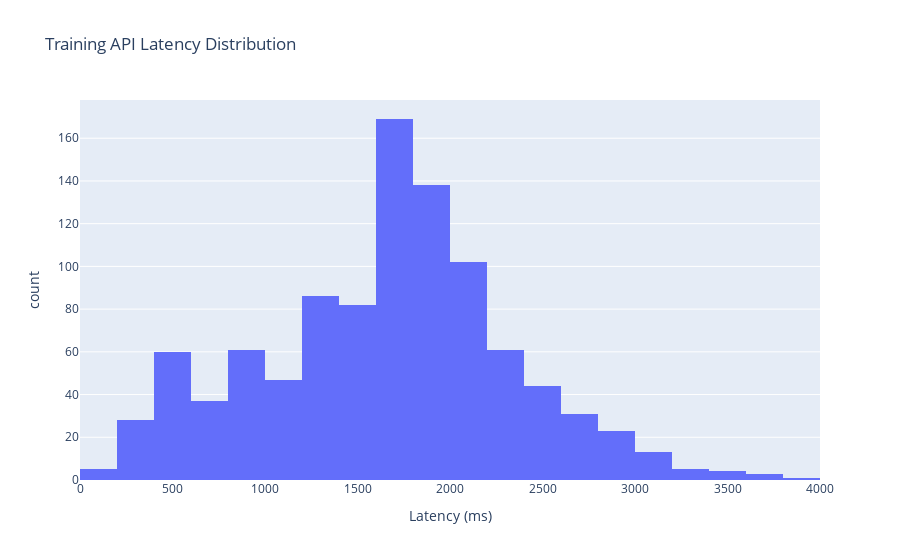
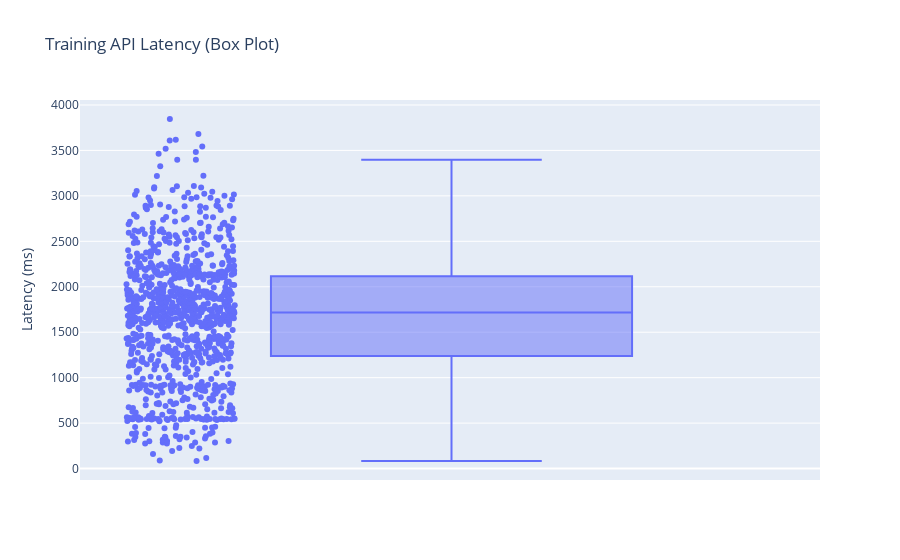

These figures' notebook cell, in order:
### Code cell
# Latency distribution
fig_hist = px.histogram(
    df,
    x="delta_ms",
    nbins=30,
    title="Training API Latency Distribution",
    labels={"delta_ms": "Latency (ms)"},
)
fig_hist.show()

fig_box = px.box(
    df,
    y="delta_ms",
    points="all",
    title="Training API Latency (Box Plot)",
    labels={"delta_ms": "Latency (ms)"},
)
fig_box.show()

### Figure 1 — Plotly figure (JSON) as saved in the notebook; plotly's stock layout.template omitted (floating-point values rounded to 4 significant figures; data arrays with more than 128 entries replaced by an {"elided": "..."} marker saying what was removed)
{"data": [{"alignmentgroup": "True", "bingroup": "x", "hovertemplate": "Latency (ms)=%{x}<br>count=%{y}<extra></extra>", "legendgroup": "", "marker": {"color": "#636efa", "pattern": {"shape": ""}}, "name": "", "nbinsx": 30, "offsetgroup": "", "orientation": "v", "showlegend": false, "type": "histogram", "x": {"elided": "1000 float values"}, "xaxis": "x", "yaxis": "y"}], "layout": {"barmode": "relative", "legend": {"tracegroupgap": 0}, "title": {"text": "Training API Latency Distribution"}, "xaxis": {"anchor": "y", "domain": [0, 1], "title": {"text": "Latency (ms)"}}, "yaxis": {"anchor": "x", "domain": [0, 1], "title": {"text": "count"}}}}

### Figure 2 — Plotly figure (JSON) as saved in the notebook; plotly's stock layout.template omitted (floating-point values rounded to 4 significant figures; data arrays with more than 128 entries replaced by an {"elided": "..."} marker saying what was removed)
{"data": [{"alignmentgroup": "True", "boxpoints": "all", "hovertemplate": "Latency (ms)=%{y}<extra></extra>", "legendgroup": "", "marker": {"color": "#636efa"}, "name": "", "notched": false, "offsetgroup": "", "orientation": "v", "showlegend": false, "type": "box", "x0": " ", "xaxis": "x", "y": {"elided": "1000 float values"}, "y0": " ", "yaxis": "y"}], "layout": {"boxmode": "group", "legend": {"tracegroupgap": 0}, "title": {"text": "Training API Latency (Box Plot)"}, "xaxis": {"anchor": "y", "domain": [0, 1]}, "yaxis": {"anchor": "x", "domain": [0, 1], "title": {"text": "Latency (ms)"}}}}
